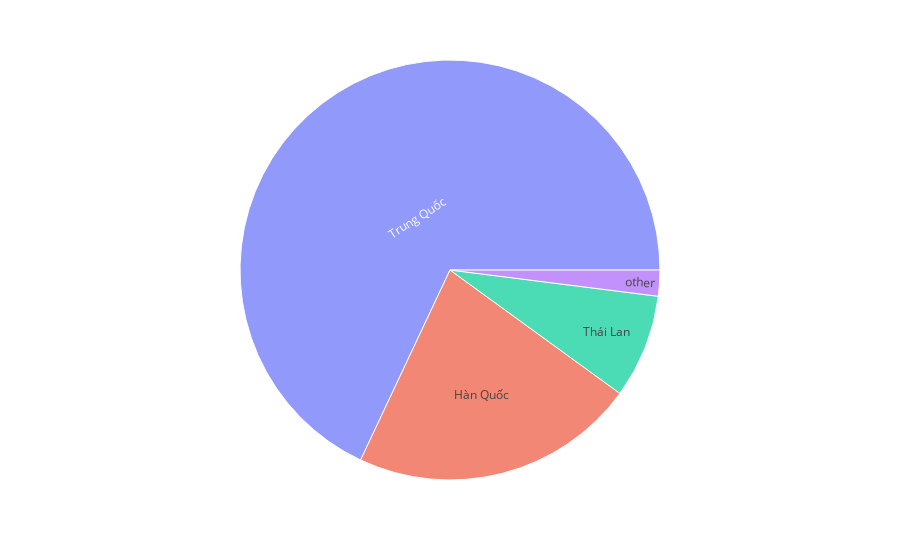

Here is the notebook cell this chart was saved with:
### Code cell
top_rated=df4[0:50]
fig =px.sunburst(
    top_rated,
    path=['country'])
fig.show()

### Figure 1 — Plotly figure (JSON) as saved in the notebook; plotly's stock layout.template omitted (floating-point values rounded to 4 significant figures)
{"data": [{"branchvalues": "total", "domain": {"x": [0, 1], "y": [0, 1]}, "hovertemplate": "labels=%{label}<br>count=%{value}<br>parent=%{parent}<br>id=%{id}<extra></extra>", "ids": ["Hàn Quốc", "Thái Lan", "Trung Quốc", "other"], "labels": ["Hàn Quốc", "Thái Lan", "Trung Quốc", "other"], "name": "", "parents": ["", "", "", ""], "type": "sunburst", "values": [11, 4, 34, 1]}], "layout": {"autosize": true, "legend": {"tracegroupgap": 0}, "margin": {"t": 60}}}
